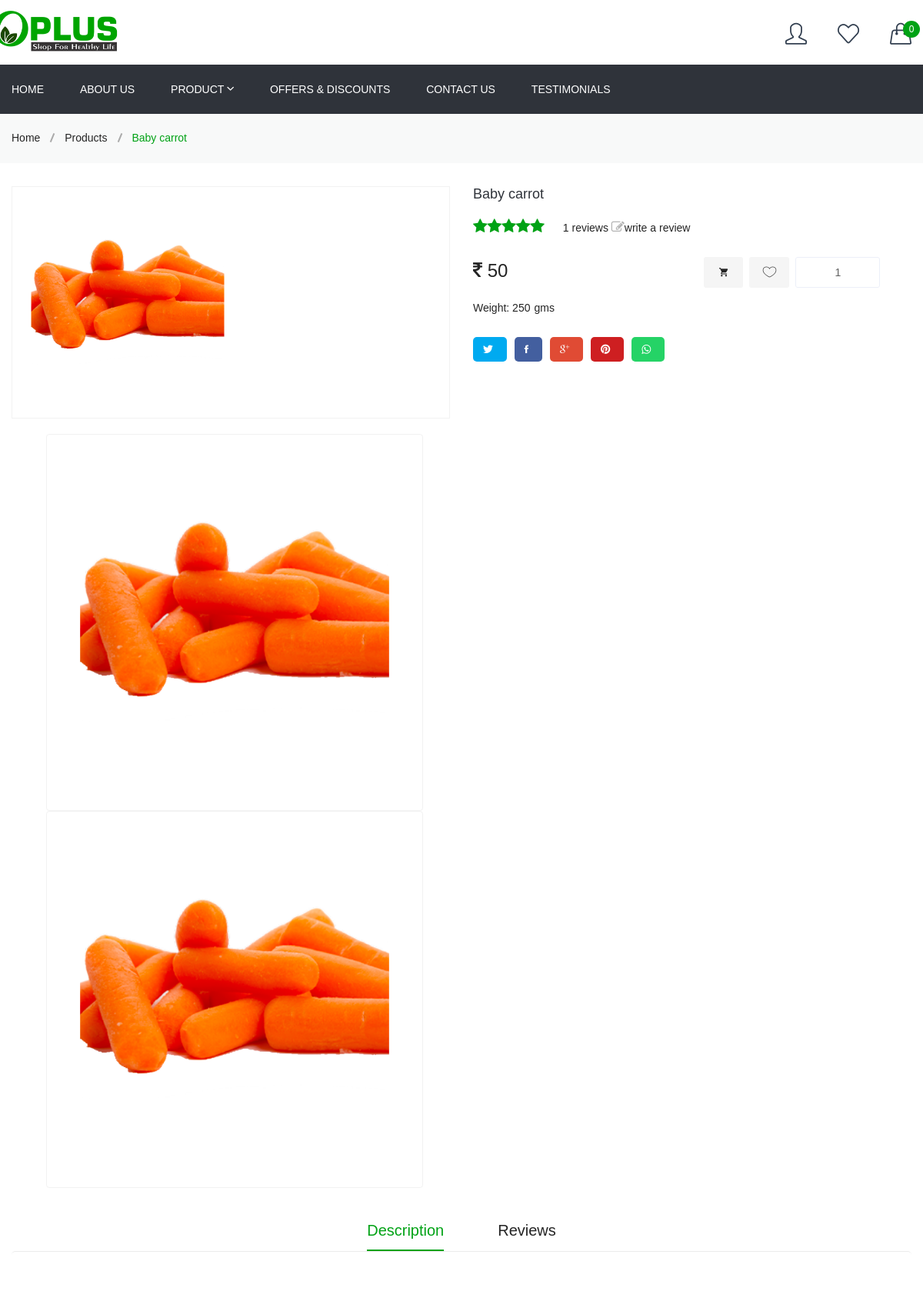
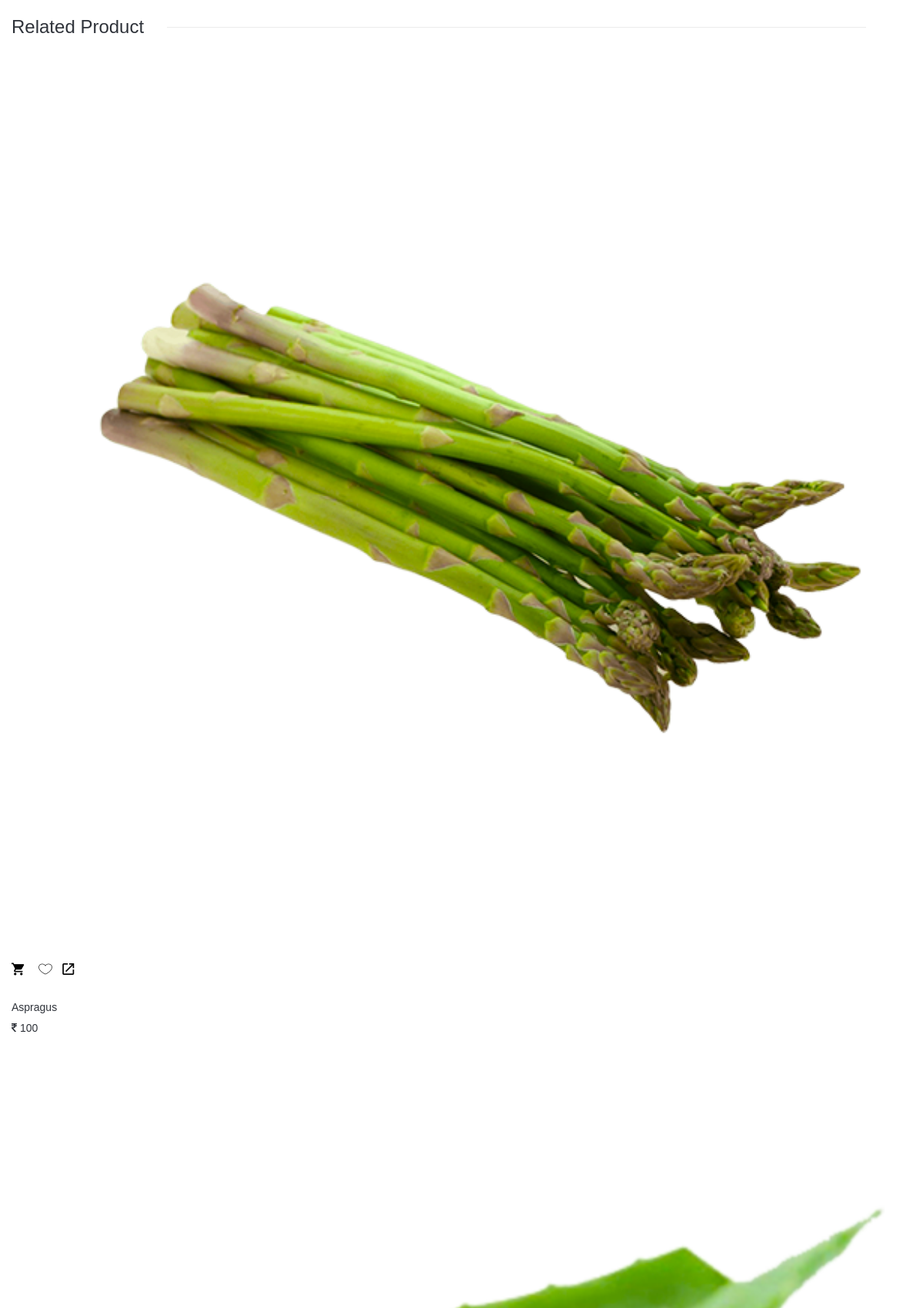
Page /product/baby-carrot (upper part) on the committed database (2 pictures, top to bottom).
### tables this page shows
CREATE TABLE `products` (
  `id` int(11) NOT NULL,
  `name` varchar(255) NOT NULL,
  `details` text NOT NULL,
  `is_show` int(11) NOT NULL DEFAULT 1,
  `image_name` varchar(255) NOT NULL,
  `price` int(11) NOT NULL,
  `discount` float NOT NULL DEFAULT 0,
  `slug` varchar(255) NOT NULL,
  `cat_id` int(11) NOT NULL,
  `meta_title` varchar(255) NOT NULL,
  `meta_description` varchar(255) NOT NULL,
  `trendings` int(1) NOT NULL,
  `param_value_id` varchar(200) NOT NULL,
  `is_deleted` int(1) NOT NULL DEFAULT 0,
  `qty` int(5) NOT NULL DEFAULT 10,
  `param_value` varchar(500) NOT NULL
);

CREATE TABLE `products_has_images` (
  `id` int(11) NOT NULL,
  `image_name` varchar(255) NOT NULL,
  `product_id` int(11) NOT NULL
);

CREATE TABLE `product_params_values` (
  `id` int(11) NOT NULL,
  `param_id` int(11) NOT NULL,
  `param_value` varchar(255) NOT NULL,
  `is_deleted` int(1) NOT NULL DEFAULT 0
);

CREATE TABLE `product_has_params` (
  `id` int(11) NOT NULL,
  `name` varchar(255) NOT NULL,
  `is_deleted` int(1) DEFAULT 0
);

### admin/query.php (called while the page is built, shortened)
<?php
class QueryFire {
	public function getAllData($table_name,$where,$cust=null) {
		if($cust!=null)
			$sql= $cust;
		else
			$sql = "SELECT * FROM ".$table_name." WHERE ".$where;
		$p = mysqli_query($GLOBALS['connection'],$sql);
		while($data = mysqli_fetch_array($p,MYSQLI_ASSOC)){
			$q[] = $data;
		}
		if(!empty($q))
			return $q;
		else
			return array();
	}
}
$QueryFire = new QueryFire();

### single-product.php (the view, shortened to what this page needs)
<?php
require_once('header.php');
require_once('menu.php');
$related_products = $QueryFire->getAllData('products','is_deleted=0 and cat_id="'.$product['cat_id'].'" and id !='.$product['id'].' limit 10');
$product_images = $QueryFire->getAllData('products_has_images','product_id="'.$product['id'].'"');
$product_reviews = $QueryFire->getAllData('','','SELECT u.*, r.review, r.star, r.heading FROM  product_reviews r JOIN users u ON u.id = r.user_id WHERE r.is_approved=1 and r.product_id='.$product['id']);
array_push($product_images, array('image_name'=>$product['image_name']));
$params = $QueryFire->getAllData('','','SELECT pr.*,p.name FROM  product_params_values pr JOIN product_has_params p ON p.id = pr.param_id WHERE pr.is_deleted=0 and pr.id in ('.$product['param_value_id'].')');
?>
<div class="breadcrumb-area gray-bg">
  <div class="container">
    <div class="breadcrumb-content">
      <nav class="" role="navigation" aria-label="breadcrumbs">
        <ul>
          <li>
            <a href="<?= base_url?>" title="Back to the home page">Home</a>
          </li>
          <li>
            <a href="<?= base_url?>products">Products</a>
          </li>
          <li>
            <span><?= ucfirst(strtolower($product['name']))?></span>
          </li>
        </ul>
      </nav>
    </div>
  </div>
</div>
<div class="product-details pt-30 pb-40">
  <div class="container">
     <div class="row">
        <div class="col-md-6 col-lg-6 col-md-12 col-12">
           <div class="product-details-img">
              <div class="row">
                <div class="col-md-12 col-lg-12 col-md-12 col-12">
                    <div class="featured-image">
                         <div class="" id="ProductPhoto"><img src="<?= base_url.'images/products/'.$product['image_name']?>" alt="<?= $product['name']?>" id="ProductPhotoImg">
                         </div>
                      </div>
                </div>
                <div class="col-md-12 col-lg-12 col-md-12 col-12">
                    <div id="ProductThumbs" class="product-dec-slider" >
                      	<?php foreach($product_images as $image) {?>
        		            <a class="product-single__thumbnail " href="<?= base_url.'images/products/'.$image['image_name']?>">
        		             	<img src="<?= base_url.'images/products/'.$image['image_name']?>" class="img-thumbnail" alt="">
        		            </a>
        		        <?php } ?>
                      </div>
                </div>
            </div>
           </div>
        </div>
        <div class="col-md-6 col-lg-6 col-md-12 col-12">
           <form action="" method="post" enctype="multipart/form-data" id="add-item-form">
              <div class="product-details-content">
                 <h4><?= $product['name']?></h4>
                 <div class="product-ratting rating-review">
                    <div class="pro-dec-rating">
                    	<?php
                    	$rating = count($product_reviews)>0?ceil(array_sum(array_column($product_reviews, 'star'))):0;
                    	for($i=1;$i<=5;$i++){
                    		echo '<span class="fa fa-star'.($rating>=$i?'':'-o').'"></span>';
                    	} ?>
                       <span class="spr-badge-caption"><?= count($product_reviews)>0?count($product_reviews):'No'?> reviews</span>
                       <a href="#" class="action add" data-toggle="modal" data-target="#myModal">
	                        <i class="fa fa-pencil-square-o"></i>write a review
	                    </a>
                    </div>
                 </div>
                 <div class="row">
                     <div class="col-md-6 col-sm-6 col-6">
                        <div class="product-price">
                            <span id="ProductPrice"><span class=money><i class="fa fa-inr"></i> <?= $product['price'] - ($product['discount']*$product['price']/100)?></span></span>
                         </div>
                     </div>
                     <div class="col-md-6 col-sm-6 col-6">
                         <div class="pro-details-cart-wrap">
                            <div class="shop-list-cart-wishlist">
                               <div class="product-cart-action">
                                  <button type="button" data-id="<?= $product['id']?>" class="btn-cart action_cart_item" id="AddToCart">
                                  	<span class="cart-text" id="AddToCartText"><i class="ion-android-cart"></i></span>
                                  </button>
                               </div>
                               <div class="wishlist-action">
                                  <a data-id="<?= $product['id']?>" class="btn-wishlist wishlist" href="javascript:void(0);" title="Wishlist">
        	                         <span><i class="ion-ios-heart-outline"></i></span>
        	                       </a>
                               </div>
                            </div>
                            <div class="product-quantity">
                               <div class="product-quantity-action quantity-selector cart-plus-minus">
                                  <input type="text" value='<?= isset($_SESSION['cartitems'][$product['id']]['quantity'])?$_SESSION['cartitems'][$product['id']]['quantity']:"1"?>' id="qty1" name="qty1"  max="<?= $product['qty']?>" data-max="<?= $product['qty']?>"  min="1" data-id="<?= $product['id']?>" class="input-qty" name="quantity">
                               </div>
                            </div>
                         </div>
                     </div>
                 </div>
                 <?php if(!empty($product['param_value'])) {?>
                  <div class="pro-dec-categories">
                    <span class="categories-title"><?= ucfirst($params[0]['name'])?>: <?= $product['param_value']?></span>
                    <ul>
                     <li><a href="javascript:void(0)"><?= implode('</a></li><li><a href="javascript:void(0);">', array_column($params, 'param_value'));?></a></li>
                    </ul>
                  </div>
                <?php } else if(empty($product['param_value']) && !empty($params)) {?>
                   <div class="swatch clearfix Material" data-option-index="2">
                     <div class="header"><?= ucfirst($params[0]['name'])?> : </div>
                     <?php foreach($params as $param) { ?>
                       <div data-value="<?= ucfirst($param['param_value'])?>" class="swatch-element <?= $param['param_value'] ?> available">
                         <label for="swatch-2-cotton">
                           <?= ucfirst($param['param_value'])?>
                         </label>
                       </div>
                     <?php } ?>
                   </div>
                 <?php } ?>
                 <div class="pro-dec-social">
                    <ul>
                       <li>
                          <a class="tweet" target="_blank" href="http://twitter.com/share?text=<?= $product['name']?>&url=<?= base_url.'product/'.$product['slug']?>" title="Share on Twitter" tabindex="0"><i class="ion-social-twitter"></i></a>
                       </li>
                       <li>
                          <a class="share" target="_blank" href="http://www.facebook.com/sharer.php?u=<?= base_url.'product/'.$product['slug']?>" title="Share on Facebook" tabindex="0"><i class="ion-social-facebook"></i></a>
                       </li>
                       <li>
                          <a class="google" target="_blank" href="http://plus.google.com/share?url=<?= base_url.'product/'.$product['slug']?>" title="Share on Google+" tabindex="0"><i class="ion-social-googleplus-outline"></i></a>
                       </li>
                       <li>
                          <a class="pinterest" target="_blank" href="http://pinterest.com/pin/create/button/?url=<?= base_url.'product/'.$product['slug']?>&amp;media=<?= base_url.'images/products/'.$product['image_name']?>&amp;description=<?= $product['name']?>" title="Share on Pinterest" tabindex="0"><i class="ion-social-pinterest"></i></a>
                       </li>
                       <li>
                          <a class="whatsapp" target="_blank" href="https://api.whatsapp.com/send?text=<?= base_url.'product/'.$product['slug']?>" title="Share on Whatsapp" tabindex="0">
                              <i class="fa fa-whatsapp" aria-hidden="true"></i> </a>
                       </li>
                    </ul>
                 </div>
              </div>
           </form>
        </div>
     </div>
  </div>
</div>
<div class="description-review-area pb-50">
  <div class="container">
     <div class="description-review-wrapper">
        <div class="description-review-topbar nav text-center" role=tablist>
           <a class="active" href="#pro-dec" data-toggle="tab" role="tab" aria-selected="true">
           Description
           </a>
           <a href="#pro-review" data-toggle="tab" role="tab" aria-selected="false">
           Reviews
           </a>
        </div>
        <div class="description-review-text tab-content description-review-bottom">
        </div>
     </div>
  </div>
</div>
<?php if(!empty($related_products)) { ?>
	<div class="product-area pb-50">
	  <div class="container">
	     <div class="product-top-bar section-border mb-25">
	        <div class="section-title-wrap">
	           <h3 class="section-title section-bg-white">Related Product</h3>
	        </div>
	     </div>
	     <div class="related-product-active owl-carousel product-nav">
	     	<?php foreach($related_products as $rproduct) { ?>
		        <div class="product-wrapper">
		           <div class="product-img">
		              	<a href="<?= base_url.'product/'.$rproduct['slug']?>">
							<img src="<?= base_url.'images/products/'.$rproduct['image_name']?>" alt="Product Image" />
						</a>
		              <div class="product-action1">
		                 <div class="pro-action-left">
		                    <a data-id="<?= $rproduct['id']?>" class="btn-cart action_cart_item" href="javascript:void(0);">
	                           <i class="ion-android-cart"></i>
	                        </a>
		                 </div>
		                 <div class="pro-action-right">
		                    <a data-id="<?= $rproduct['id']?>" class="btn-wishlist wishlist" href="javascript:void(0);" title="Wishlist">
		                     <span><i class="ion-ios-heart-outline"></i></span>
		                    </a>
		                    <a class="action-plus" target="_blank" title="Quick View" href="<?= base_url.'product/'.$rproduct['slug']?>">
		                     <i class="ion-android-open"></i>
		                    </a>
		                 </div>
		              </div>
		           </div>
		           <div class="product-content">
		              <h4>
		                <a href="<?= base_url.'product/'.$rproduct['slug']?>"><?= $rproduct['name']?></a>
		              </h4>
		              <div class="product-price-wrapper">
		                <span><span class=money><i class="fa fa-inr"></i> <?= $rproduct['price'] - ($rproduct['discount']*$rproduct['price']/100)?> </span></span>
		              </div>
		           </div>
		        </div>
		    <?php } ?>
	     </div>
	  </div>
	</div>
<?php } ?>
<?php require_once('footer.php');?>

### css/timber.scss7e75.css (style rules this page uses)
*,input,:before,:after { box-sizing:border-box }
html,body { padding:0;margin:0 }
article,aside,details,figcaption,figure,footer,header,hgroup,main,nav,section,summary { display:block }
.text-center { text-align:center !important }
html { background-color:#f2f2f2 }
body { background-color:#fff }
body,input,textarea,button,select { font-size:14px;line-height:1.6;font-family:"HelveticaNeue","Helvetica Neue",Helvetica,Arial,sans-serif;color:#333;font-weight:300;-webkit-font-smoothing:antialiased;-webkit-text-size-adjust:100% }
h1,.h1,h2,.h2,h3,.h3,h4,.h4,h5,.h5,h6,.h6 { display:block;font-family:"HelveticaNeue","Helvetica Neue",Helvetica,Arial,sans-serif;font-weight:700;margin:0 0 0.5em;line-height:1.4 }
h1 a,.h1 a,h2 a,.h2 a,h3 a,.h3 a,h4 a,.h4 a,h5 a,.h5 a,h6 a,.h6 a { text-decoration:none;font-weight:inherit }
h3,.h3 { font-size:1.57143em }
h4,.h4 { font-size:1.42857em }
button { overflow:visible }
ul,ol { margin:0 0 15px 20px;padding:0 }
img { border:0 none }
img,iframe { max-width:100% }
form { margin-bottom:0 }
input,textarea,button,select { padding:0;margin:0;-webkit-user-select:text;-moz-user-select:text;-ms-user-select:text;user-select:text }
button { background:none;border:none;cursor:pointer }
button,input,textarea { -webkit-appearance:none;-moz-appearance:none }
button { background:none;border:none;display:inline-block;cursor:pointer }
button,input[type="submit"] { cursor:pointer }
input,textarea,select { border:1px solid #e5e5e5;max-width:100%;padding:8px 10px;border-radius:3px }

### css/theme-default7df0.css (style rules this page uses)
.wishlist-action a { display:inline-block }
.cart-plus-minus { border:1px solid #ddd;overflow:hidden;padding:7px 0 7px 5px;width:80px }

### css/responsivec6a0.css (style rules this page uses)
@media (min-width: 1200px) and (max-width: 1500px) { .pro-action-right > a { margin-left: 8px; } }

### css/custom2c58.css (style rules this page uses)
.product-dec-slider { margin-top:20px }
.product-price #ProductPrice span { color:#242424;font-size:24px;font-weight:500;margin-right:5px }
.pro-details-cart-wrap .product-cart-action button { background-color:#f5f5f5;border-radius:3px;color:#242424;display:inline-block;font-size:14px;height:40px;line-height:40px;margin:0 8px 0 0;text-align:center;transition:all .3s ease 0s;padding:0 20px }
.cart-text { margin-left:0;margin-top:0 }
.shop-list-cart-wishlist { display:inline-block;float:left;margin-right:0 }
.product-cart-action { float:left }
.product-quantity input { background:#fff;border:2px solid #fff;text-align:center;height:40px }
.pro-dec-social li a i { margin-right:5px }
.pro-dec-categories .categories-title { margin-right:5px }
.pro-dec-categories { display:flex }
.spr-badge-caption { margin-left:20px }
.product-details-content .product-price { margin-bottom:20px }
.breadcrumb-content li { margin-bottom:0 }
.product-quantity .cart-plus-minus { border:none;float:none }
.pro-details-cart-wrap .product-quantity input { border:1px solid #eceff8 }
.breadcrumb-content li::before { display:none }
.breadcrumb-content li a { position:relative }
.breadcrumb-content li a::before { background-color:#aaa;content:"";height:2px;position:absolute;right:-22px;top:7px;transform:rotate(-67deg);transition:all .4s ease 0s;width:12px }
.breadcrumb-content li { margin-right:0 }
.breadcrumb-content li a { margin-right:28px }
.product-details-content .wishlist-action { position:relative;float:left }

### rows in the picture
products: name "Baby carrot", image_name (picture), price "50", qty1 "1", param_value "250"
products_has_images: image_name (picture)
product_params_values: product_has_params.name "Weight"
products: image_name (picture), name "Aspragus", price "100"
products: image_name (picture)

### other values in the picture
count($product_reviews) "1"
